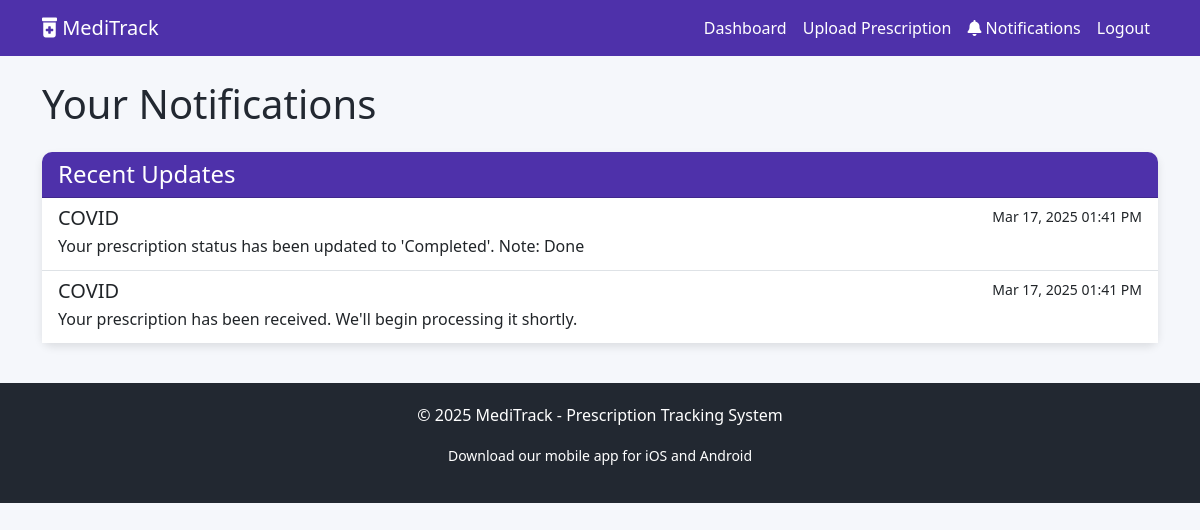
The app's page /notifications (signed in) with its own data.
### prescrib.py (models this page shows)
class Notification(db.Model):
    id = db.Column(db.Integer, primary_key=True)
    timestamp = db.Column(db.DateTime, default=datetime.utcnow)
    message = db.Column(db.Text)
    is_read = db.Column(db.Boolean, default=False)
    prescription_id = db.Column(db.Integer, db.ForeignKey('prescription.id'), nullable=False)

class Prescription(db.Model):
    id = db.Column(db.Integer, primary_key=True)
    filename = db.Column(db.String(100))
    file_path = db.Column(db.String(255))
    upload_date = db.Column(db.DateTime, default=datetime.utcnow)
    doctor_name = db.Column(db.String(100))
    medication = db.Column(db.String(100))
    status = db.Column(db.String(20), default='Received')  # Received, Verified, Processing, Ready, Completed
    pharmacy_notes = db.Column(db.Text)
    pickup_date = db.Column(db.DateTime, nullable=True)
    user_id = db.Column(db.Integer, db.ForeignKey('user.id'), nullable=False)
    notifications = db.relationship('Notification', backref='prescription', lazy=True)

### prescrib.py (the view)
@app.route('/notifications')
@login_required
def notifications():
    notifications = Notification.query.join(Prescription).filter(
        Prescription.user_id == current_user.id
    ).order_by(Notification.timestamp.desc()).all()
    for notification in notifications:
        notification.is_read = True
    db.session.commit()
    return render_template('notifications.html', notifications=notifications)

### prescrib.py (called while the page is built)
@login_manager.user_loader
def load_user(user_id):
    return User.query.get(int(user_id))

### templates/notifications.html (shortened to what this page needs)
{% extends "base.html" %}
{% block content %}
<h1 class="mb-4">Your Notifications</h1>
{% if notifications %}
    <div class="card">
        <div class="card-header">
            <h4 class="mb-0">Recent Updates</h4>
        </div>
        <div class="card-body p-0">
            <div class="list-group list-group-flush">
                {% for notification in notifications %}
                    <a href="{{ url_for('view_prescription', prescription_id=notification.prescription_id) }}" class="list-group-item list-group-item-action">
                        <div class="d-flex w-100 justify-content-between">
                            <h5 class="mb-1">
                                {{ notification.prescription.medication }}
                            </h5>
                            <small>{{ notification.timestamp.strftime('%b %d, %Y %I:%M %p') }}</small>
                        </div>
                        <p class="mb-1">{{ notification.message }}</p>
                    </a>
                {% endfor %}
            </div>
        </div>
    </div>
{% endif %}
{% endblock %}

### templates/base.html (style rules this page uses)
:root { --primary-color: #4E31AA; --secondary-color: #2F58CD; --accent-color: #3795BD; --light-color: #F5F7FB; --dark-color: #222831; }
body { font-family: 'Segoe UI', Tahoma, Geneva, Verdana, sans-serif; background-color: var(--light-color); color: var(--dark-color); }
.card { border-radius: 10px; box-shadow: 0 4px 8px rgba(0, 0, 0, 0.1); margin-bottom: 20px; border: none; }
.card-header { background-color: var(--primary-color); color: white; border-radius: 10px 10px 0 0 !important; }

### records on screen
Notification: prescription.medication "COVID", timestamp "Mar 17, 2025 01:41 PM", message "Your prescription status has been updated to 'Completed'. Note: Done"
Notification: prescription.medication "COVID", timestamp "Mar 17, 2025 01:41 PM", message "Your prescription has been received. We'll begin processing it shortly."
